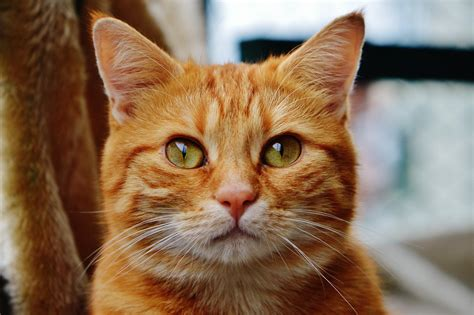
#> input picture Opencv/img/orangecat.jpeg, 474 x 315 px, found by its file name
$ python croping.py
#> lines starting #> are read from the running program, lines starting #| are printed output that depends on the picture
import cv2

img=cv2.imread('img/orangecat.jpeg')
#> img is the input picture: shape (315, 474, 3); mean B, G, R 85.6, 110.3, 137.7
print(img.shape)
#| (315, 474, 3)

croped_img=img[30:315, 40:400]
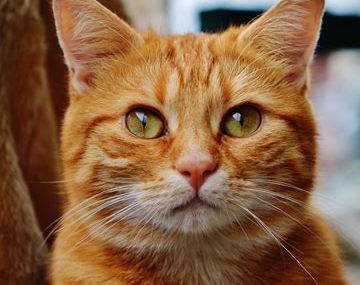
#> croped_img: shape (285, 360, 3); mean B, G, R 68.1, 99.1, 136.5
print(croped_img.shape)
#| (285, 360, 3)
cv2.imshow("img",img)
cv2.imshow("cropedimg",croped_img)

cv2.waitKey(0)

$ run again, with Opencv/img/noise_img.jpeg copied over Opencv/img/orangecat.jpeg
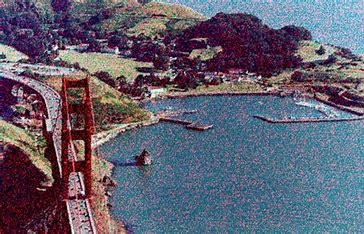
#> input picture Opencv/img/noise_img.jpeg, 364 x 234 px, found by its file name
#> img is the input picture: shape (234, 364, 3); mean B, G, R 111.7, 95.5, 97.1
#| (234, 364, 3)
#> `croped_img=img[30:315, 40:400]`:
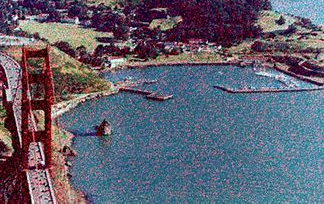
#> croped_img: shape (204, 324, 3); mean B, G, R 112, 96.3, 95.8
#| (204, 324, 3)

$ run again, with Opencv/img/parrot.jpeg copied over Opencv/img/orangecat.jpeg
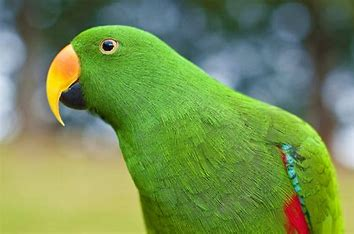
#> input picture Opencv/img/parrot.jpeg, 354 x 234 px, found by its file name
#> img is the input picture: shape (234, 354, 3); mean B, G, R 81.1, 140.7, 114.3
#| (234, 354, 3)
#> `croped_img=img[30:315, 40:400]`:
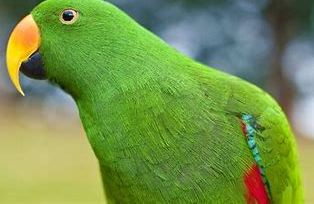
#> croped_img: shape (204, 314, 3); mean B, G, R 75.6, 146.6, 116.6
#| (204, 314, 3)
